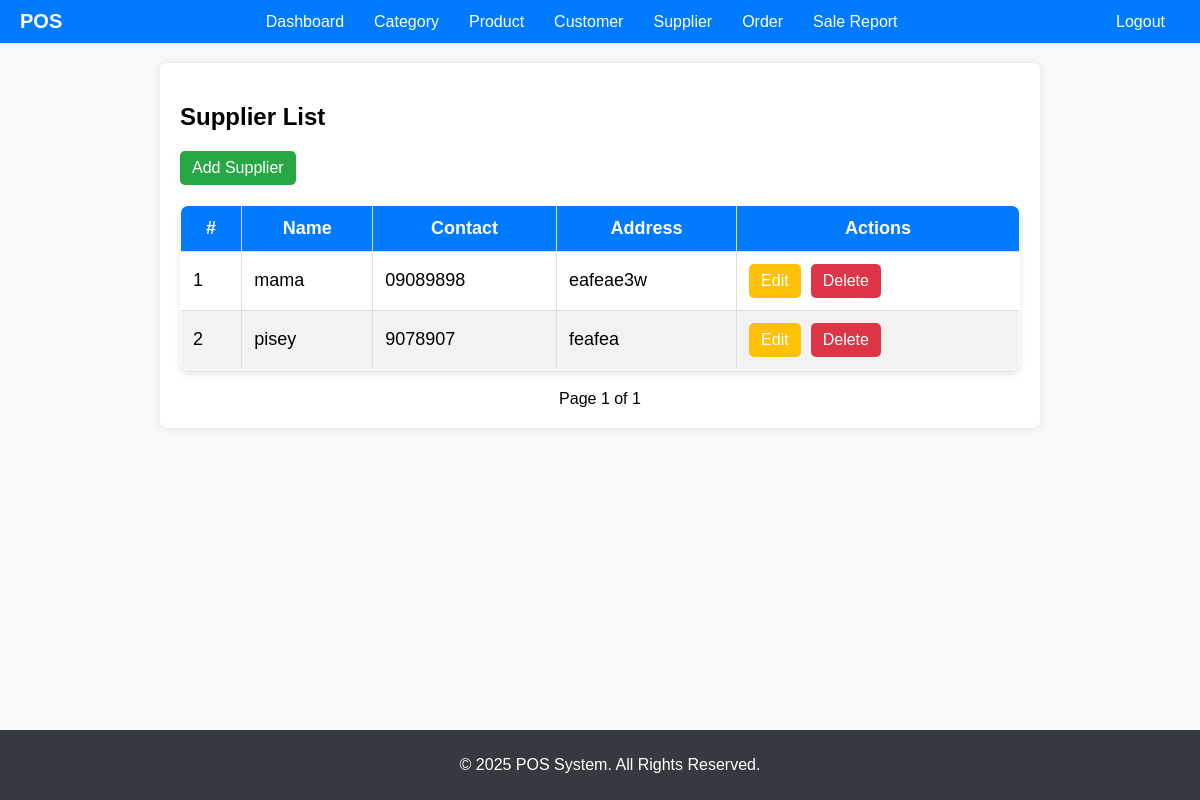
Screenshot of /suppliers/ with the database file from the repository.
### suppliers/models.py (models this page shows, shortened)
class Supplier(models.Model):
    name = models.CharField(max_length=200)
    contact = models.CharField(max_length=100)
    address = models.TextField(blank=True, null=True)
    created_at = models.DateTimeField(auto_now_add=True)

### suppliers/views.py (the view)
# urls.py: path("suppliers/", supplier_list, name="supplier_list"),
def supplier_list(request):
    supplier_list = Supplier.objects.all()
    paginator = Paginator(supplier_list, 15)  # Display 15 suppliers per page
    page_number = request.GET.get('page')
    suppliers = paginator.get_page(page_number)
    return render(request, "supplier_list.html", {"suppliers": suppliers})

### suppliers/templates/supplier_list.html (shortened to what this page needs)
{% extends "base.html" %}
{% load static %}
{% block content %}
    <h2>Supplier List</h2>
    <a href="{% url 'supplier_add' %}" class="btn btn-success">Add Supplier</a>
    <table class="styled-table">
        <thead>
            <tr>
                <th>#</th>
                <th>Name</th>
                <th>Contact</th>
                <th>Address</th>
                <th>Actions</th>
            </tr>
        </thead>
        <tbody>
            {% for supplier in suppliers %}
            <tr>
                <td>{{ forloop.counter }}</td>
                <td>{{ supplier.name }}</td>
                <td>{{ supplier.contact }}</td>
                <td>{{ supplier.address }}</td>
                <td>
                    <a href="{% url 'supplier_edit' supplier.id %}" class="btn btn-warning">Edit</a>
                    <a href="{% url 'supplier_delete' supplier.id %}" class="btn btn-danger">Delete</a>
                </td>
            </tr>
            {% empty %}
            <tr>
                <td colspan="5" style="text-align: center;">No suppliers found.</td>
            </tr>
            {% endfor %}
        </tbody>
    </table>
    <div class="pagination">
        <span>Page {{ suppliers.number }} of {{ suppliers.paginator.num_pages }}</span>
    </div>
{% endblock %}

### static/css/style.css (style rules this page uses)
body { font-family: Arial, sans-serif; margin: 20px; }
table { width: 100%; border-collapse: collapse; margin-top: 20px; }
table, th, td { border: 1px solid black; }
th, td { padding: 10px; text-align: left; }

### templates/base.html (style rules this page uses)
body { font-family: Arial, sans-serif; margin: 0; padding: 0; background-color: #f8f9fa; }

### suppliers/templates/supplier_list.html (style rules this page uses)
.styled-table { width: 100%; border-collapse: collapse; margin-top: 20px; font-size: 18px; text-align: left; border-radius: 8px; overflow: hidden; box-shadow: 0px 4px 6px rgba(0, 0, 0, 0.1); }
.styled-table th, .styled-table td { padding: 12px; border: 1px solid #ddd; }
.styled-table th { background-color: #007bff; color: white; text-align: center; }
.styled-table tr:nth-child(even) { background-color: #f2f2f2; }
.btn { padding: 8px 12px; border: none; border-radius: 5px; color: white; text-decoration: none; font-size: 16px; display: inline-block; margin-right: 5px; text-align: center; }
.btn-success { background-color: #28a745; }
.btn-warning { background-color: #ffc107; }
.btn-danger { background-color: #dc3545; }
.pagination { margin-top: 20px; text-align: center; }

### rows the page displays
Supplier: name "mama", contact "09089898", address "eafeae3w"
Supplier: name "pisey", contact "9078907", address "feafea"

### other values shown
{{ suppliers.number }} "1"
{{ suppliers.paginator.num_pages }} "1"
